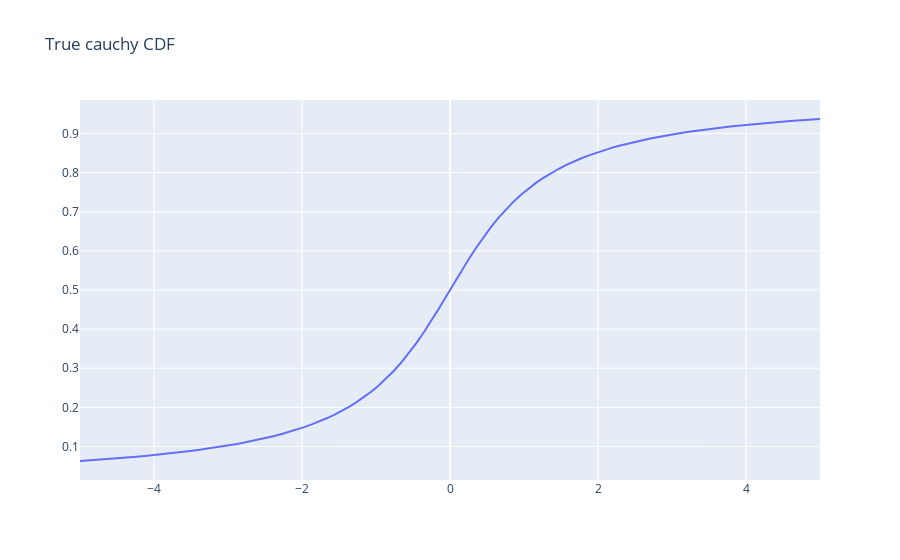

Notebook code cell kept with this figure:
### Markdown cell above
### Task 3:
Repeat this 1000 times and see how often the confidence
band contains the true distribution function.

### Code cell
# true distribution function
x = np.linspace(-5,5,100)
true_dist_func = [cauchy.cdf(x_i, loc = 0, scale = 1) for x_i in x]

fig = go.Figure()
fig.add_trace(go.Scatter(
    x = x, y = true_dist_func, name = 'CDF',
))
fig.update_layout(
    title = 'True cauchy CDF'
)
fig.show()
